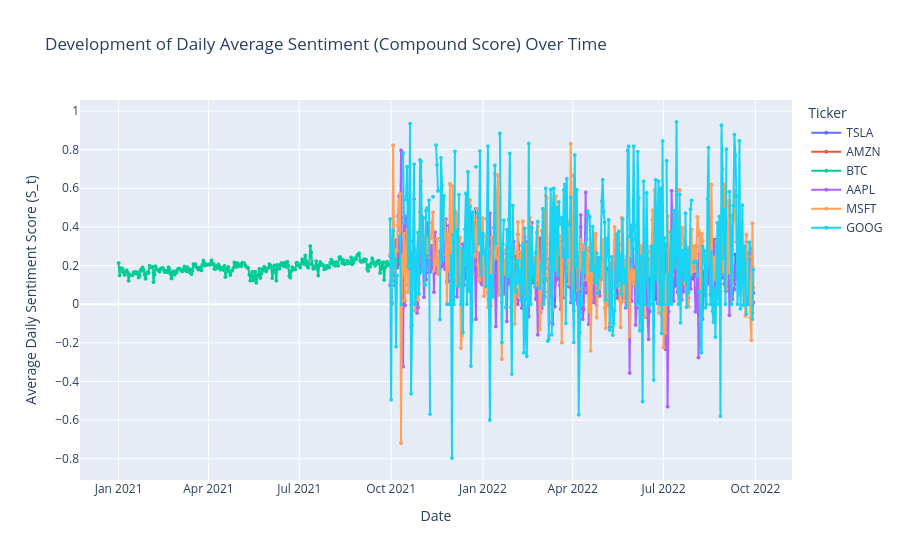

Write notebook code for a chart like this one.
### Markdown cell above
Cell 6: GRAF: Vývoj denného sentimentu v čase

### Code cell
print("\nGRAPH: Development of daily sentiment over time by asset type (Interactive)")

if 'daily_sentiment_pivot' in locals() and not daily_sentiment_pivot.empty:

    if not daily_sentiment_pivot.isnull().all().all(): 


        fig = px.line(daily_sentiment_pivot,
                      x=daily_sentiment_pivot.index,
                      y=daily_sentiment_pivot.columns, 
                      labels={'value': 'Average Daily Sentiment Score (S_t)', 
                              'date': 'Date',                  
                              'variable': 'Ticker'},           
                      title='Development of Daily Average Sentiment (Compound Score) Over Time')


        fig.update_traces(mode='lines+markers', marker=dict(size=4))


        fig.update_layout(
            xaxis_title='Date',
            yaxis_title='Average Daily Sentiment Score (S_t)',
            legend_title='Ticker',
            hovermode='x unified' 
        )

        fig.show()

    else:
        print("Cannot plot: All data in daily_sentiment_pivot is NaN.")

else:
    print("Cannot plot: Daily sentiment data ('daily_sentiment_pivot') is not available or empty.")

### Figure 1 — Plotly figure (JSON) as saved in the notebook; plotly's stock layout.template omitted (floating-point values rounded to 4 significant figures; data arrays with more than 128 entries replaced by an {"elided": "..."} marker saying what was removed)
{"data": [{"hovertemplate": "ticker=TSLA<br>Date=%{x}<br>Average Daily Sentiment Score (S_t)=%{y}<extra></extra>", "legendgroup": "TSLA", "line": {"color": "#636efa", "dash": "solid"}, "marker": {"size": 4, "symbol": "circle"}, "mode": "lines+markers", "name": "TSLA", "showlegend": true, "type": "scattergl", "x": {"elided": "637 str values"}, "xaxis": "x", "y": {"elided": "637 float values"}, "yaxis": "y"}, {"hovertemplate": "ticker=AMZN<br>Date=%{x}<br>Average Daily Sentiment Score (S_t)=%{y}<extra></extra>", "legendgroup": "AMZN", "line": {"color": "#EF553B", "dash": "solid"}, "marker": {"size": 4, "symbol": "circle"}, "mode": "lines+markers", "name": "AMZN", "showlegend": true, "type": "scattergl", "x": {"elided": "637 str values"}, "xaxis": "x", "y": {"elided": "637 float values"}, "yaxis": "y"}, {"hovertemplate": "ticker=BTC<br>Date=%{x}<br>Average Daily Sentiment Score (S_t)=%{y}<extra></extra>", "legendgroup": "BTC", "line": {"color": "#00cc96", "dash": "solid"}, "marker": {"size": 4, "symbol": "circle"}, "mode": "lines+markers", "name": "BTC", "showlegend": true, "type": "scattergl", "x": {"elided": "637 str values"}, "xaxis": "x", "y": {"elided": "637 float values"}, "yaxis": "y"}, {"hovertemplate": "ticker=AAPL<br>Date=%{x}<br>Average Daily Sentiment Score (S_t)=%{y}<extra></extra>", "legendgroup": "AAPL", "line": {"color": "#ab63fa", "dash": "solid"}, "marker": {"size": 4, "symbol": "circle"}, "mode": "lines+markers", "name": "AAPL", "showlegend": true, "type": "scattergl", "x": {"elided": "637 str values"}, "xaxis": "x", "y": {"elided": "637 float values"}, "yaxis": "y"}, {"hovertemplate": "ticker=MSFT<br>Date=%{x}<br>Average Daily Sentiment Score (S_t)=%{y}<extra></extra>", "legendgroup": "MSFT", "line": {"color": "#FFA15A", "dash": "solid"}, "marker": {"size": 4, "symbol": "circle"}, "mode": "lines+markers", "name": "MSFT", "showlegend": true, "type": "scattergl", "x": {"elided": "637 str values"}, "xaxis": "x", "y": {"elided": "637 float values"}, "yaxis": "y"}, {"hovertemplate": "ticker=GOOG<br>Date=%{x}<br>Average Daily Sentiment Score (S_t)=%{y}<extra></extra>", "legendgroup": "GOOG", "line": {"color": "#19d3f3", "dash": "solid"}, "marker": {"size": 4, "symbol": "circle"}, "mode": "lines+markers", "name": "GOOG", "showlegend": true, "type": "scattergl", "x": {"elided": "637 str values"}, "xaxis": "x", "y": {"elided": "637 float values"}, "yaxis": "y"}], "layout": {"hovermode": "x unified", "legend": {"title": {"text": "Ticker"}, "tracegroupgap": 0}, "title": {"text": "Development of Daily Average Sentiment (Compound Score) Over Time"}, "xaxis": {"anchor": "y", "domain": [0, 1], "title": {"text": "Date"}}, "yaxis": {"anchor": "x", "domain": [0, 1], "title": {"text": "Average Daily Sentiment Score (S_t)"}}}}
